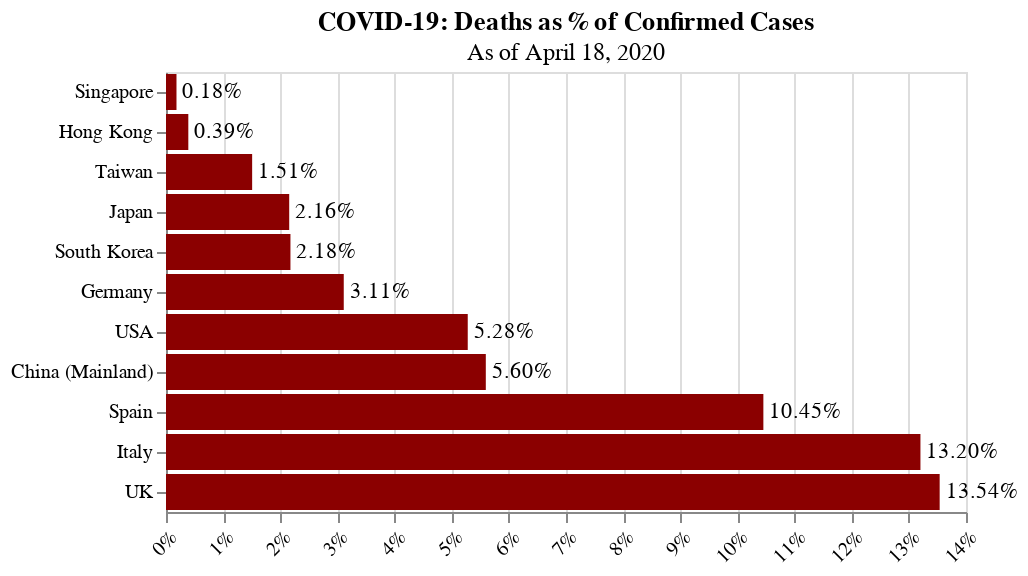

This figure's notebook cell:
### Code cell
# Deaths over confirmed
plot_case_pct(regions, regions.doc, 'COVID-19: Deaths as % of Confirmed Cases', 2, 'darkred')

### Figure 1 — Vega-Lite specification as saved in the notebook (floating-point values rounded to 4 significant figures)
{"config": {"view": {"continuousWidth": 400, "continuousHeight": 300}, "axisX": {"labelAngle": -45, "title": null}, "axisY": {"title": null}, "bar": {"color": "darkred"}}, "layer": [{"mark": "bar", "encoding": {"x": {"type": "quantitative", "axis": {"format": "%"}, "field": "%"}, "y": {"type": "ordinal", "field": "Region", "sort": "x"}}, "title": {"text": "COVID-19: Deaths as % of Confirmed Cases", "subtitle": "As of April 18, 2020"}}, {"mark": {"type": "text", "align": "left", "baseline": "middle", "dx": 3}, "encoding": {"text": {"type": "quantitative", "field": "%", "format": ".2%"}, "x": {"type": "quantitative", "axis": {"format": "%"}, "field": "%"}, "y": {"type": "ordinal", "field": "Region", "sort": "x"}}, "title": {"text": "COVID-19: Deaths as % of Confirmed Cases", "subtitle": "As of April 18, 2020"}}], "data": {"name": "data-fa8f25ab3d970c4c9f3521a364dcc385"}, "$schema": "https://vega.github.io/schema/vega-lite/v4.8.1.json", "datasets": {"data-fa8f25ab3d970c4c9f3521a364dcc385": [{"Region": "Taiwan", "%": 0.01508}, {"Region": "Singapore", "%": 0.001836}, {"Region": "Hong Kong", "%": 0.003906}, {"Region": "South Korea", "%": 0.02178}, {"Region": "Japan", "%": 0.02156}, {"Region": "China (Mainland)", "%": 0.05597}, {"Region": "USA", "%": 0.05281}, {"Region": "Italy", "%": 0.132}, {"Region": "Germany", "%": 0.03111}, {"Region": "Spain", "%": 0.1045}, {"Region": "UK", "%": 0.1354}]}}
